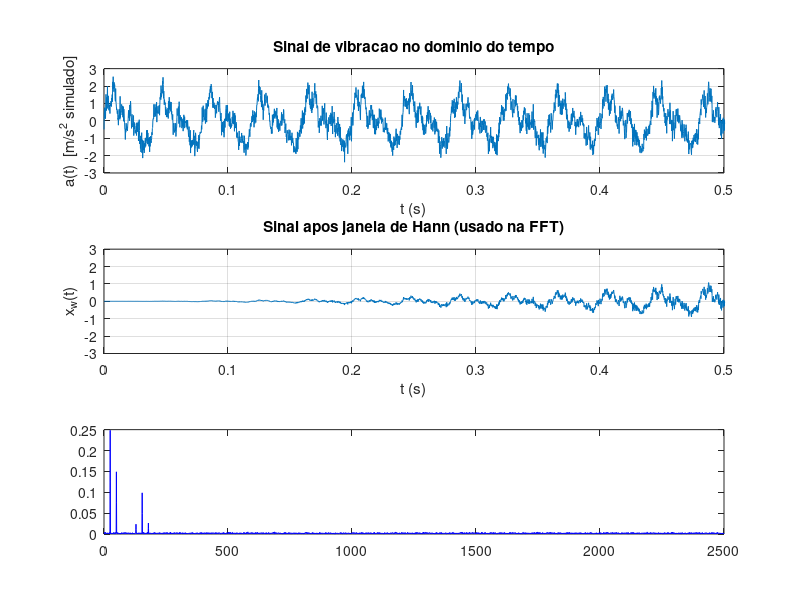

MATLAB code to generate this figure: (Note: this script raises an error after producing the figure.)
% =========================================================================
% DESAFIO PBL - Analise espectral de um sinal real (vibracao simulada)
% -------------------------------------------------------------------------
% Aplica todas as ferramentas estudadas (FFT, janelamento, identificacao
% de picos) sobre um sinal mais realista, que combina:
%   - rotacao de eixo (1X)
%   - desalinhamento (2X)
%   - falha em pista externa de rolamento (frequencia BPFO)
%   - ruido de fundo
% Apresenta o sinal no tempo, o espectro e a interpretacao fisica.
% =========================================================================

clear; clc; close all;

% --- Parametros de aquisicao ---
fs   = 5000;        % Hz - taxa de amostragem
T    = 2;           % s
t    = 0:1/fs:T-1/fs;
N    = length(t);

% --- "Maquina rotativa" simulada ---
f_rot   = 25;            % Hz (1500 RPM) - frequencia de rotacao
f_align = 2 * f_rot;     % 50 Hz - componente 2X (desalinhamento)
f_bpfo  = 154;           % Hz - frequencia simulada de falha em rolamento

x_rot   = 1.0 * sin(2*pi*f_rot   * t);
x_align = 0.6 * sin(2*pi*f_align * t);

% Falha em rolamento -> modulacao + impulsos repetitivos
x_falha = 0.4 * sin(2*pi*f_bpfo * t) .* (1 + 0.5*sin(2*pi*f_rot*t));

% Ruido de fundo (eletrico/mecanico)
ruido = 0.3 * randn(1, N);

% Sinal observado
x = x_rot + x_align + x_falha + ruido;

% --- Janelamento (Hann) ---
w   = 0.5 - 0.5*cos(2*pi*(0:N-1)/(N-1));
x_w = x .* w;

% --- FFT do sinal janelado ---
metade = 1:floor(N/2);
f      = (0:N-1)*(fs/N);
mag    = abs(fft(x_w))/N;

% --- Localizar picos relevantes ---
alvos = [f_rot f_align f_bpfo];
nomes = {'1X (rotacao)','2X (desalinhamento)','BPFO (rolamento)'};
fprintf('\n  Frequencia esperada | Frequencia detectada |  |X|/N \n');
fprintf('-----------------------+----------------------+--------\n');
for k = 1:length(alvos)
    [~, idx] = min(abs(f - alvos(k)));
    fprintf('  %6.1f Hz  %-12s | %12.2f Hz       | %.4f\n', ...
            alvos(k), nomes{k}, f(idx), mag(idx));
end

% --- Graficos ---
fig = figure('Name','Desafio PBL - Sinal real (vibracao)', ...
             'Position',[100 100 900 800]);

subplot(3,1,1);
plot(t, x);
title('Sinal de vibracao no dominio do tempo');
xlabel('t (s)'); ylabel('a(t)  [m/s^2 simulado]'); grid on;
xlim([0 0.5]);

subplot(3,1,2);
plot(t, x_w);
title('Sinal apos janela de Hann (usado na FFT)');
xlabel('t (s)'); ylabel('x_w(t)'); grid on;
xlim([0 0.5]);

subplot(3,1,3);
plot(f(metade), mag(metade), 'b'); hold on;
xline(f_rot,   'r--', '1X');
xline(f_align, 'g--', '2X');
xline(f_bpfo,  'm--', 'BPFO');
title('Espectro de magnitude - assinatura espectral da maquina');
xlabel('Frequencia (Hz)'); ylabel('|X(f)|/N');
xlim([0 300]); grid on;

fprintf('\nInterpretacao fisica do espectro:\n');
fprintf('  - Picos em 25 e 50 Hz revelam a rotacao do eixo e\n');
fprintf('    o desalinhamento (componente 2X).\n');
fprintf('  - O pico em ~154 Hz, fora dos harmonicos da rotacao, sugere\n');
fprintf('    falha localizada em rolamento (frequencia BPFO).\n');
fprintf('  - O ruido de fundo aparece como um piso espectral mais\n');
fprintf('    elevado, mas nao mascara os picos: e justamente esse\n');
fprintf('    o poder de diagnostico da analise espectral.\n');

% --- Salvar PNG em Resultados/ ---
script_dir = fileparts(mfilename('fullpath'));
out_dir    = fullfile(script_dir, '..', '..', 'Resultados');
if ~exist(out_dir, 'dir'); mkdir(out_dir); end
print(fig, fullfile(out_dir, 'sim10_desafio_sinal_real.png'), '-dpng', '-r120');
fprintf('Figura salva em: %s\n', fullfile(out_dir, 'sim10_desafio_sinal_real.png'));
